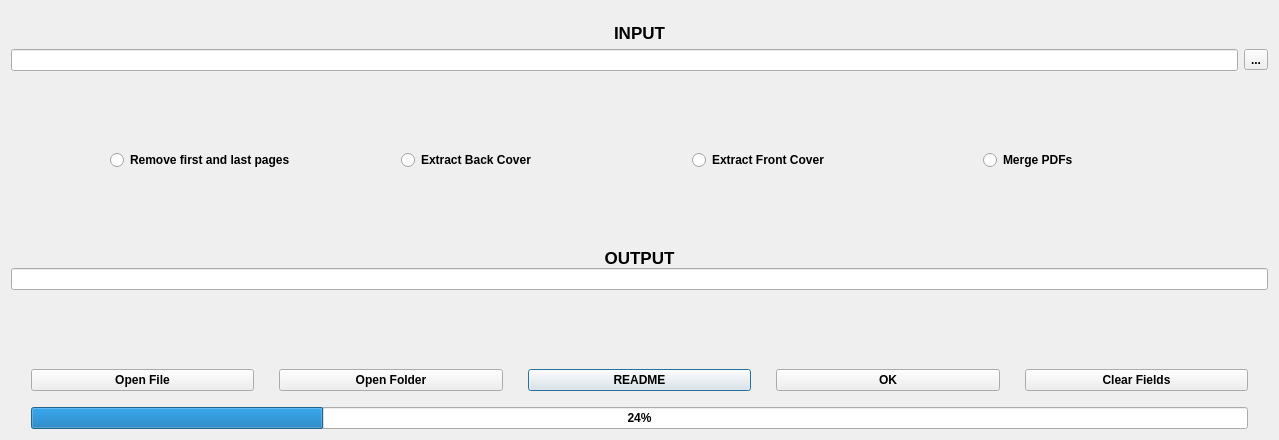
<?xml version="1.0" encoding="UTF-8"?>
<ui version="4.0">
 <class>Dialog</class>
 <widget class="QDialog" name="Dialog">
  <property name="geometry">
   <rect>
    <x>0</x>
    <y>0</y>
    <width>1279</width>
    <height>440</height>
   </rect>
  </property>
  <property name="minimumSize">
   <size>
    <width>1279</width>
    <height>440</height>
   </size>
  </property>
  <property name="maximumSize">
   <size>
    <width>1279</width>
    <height>440</height>
   </size>
  </property>
  <property name="windowTitle">
   <string>Dialog</string>
  </property>
  <layout class="QVBoxLayout" name="verticalLayout_3">
   <item>
    <layout class="QVBoxLayout" name="verticalLayout_2">
     <property name="topMargin">
      <number>12</number>
     </property>
     <item>
      <widget class="QLabel" name="label_4">
       <property name="sizePolicy">
        <sizepolicy hsizetype="Ignored" vsizetype="Fixed">
         <horstretch>0</horstretch>
         <verstretch>0</verstretch>
        </sizepolicy>
       </property>
       <property name="font">
        <font>
         <pointsize>13</pointsize>
         <weight>75</weight>
         <bold>true</bold>
        </font>
       </property>
       <property name="text">
        <string>INPUT</string>
       </property>
       <property name="scaledContents">
        <bool>true</bool>
       </property>
       <property name="alignment">
        <set>Qt::AlignBottom|Qt::AlignHCenter</set>
       </property>
      </widget>
     </item>
     <item>
      <layout class="QHBoxLayout" name="horizontalLayout">
       <item>
        <widget class="QLineEdit" name="Folder">
         <property name="sizePolicy">
          <sizepolicy hsizetype="Expanding" vsizetype="Fixed">
           <horstretch>0</horstretch>
           <verstretch>0</verstretch>
          </sizepolicy>
         </property>
         <property name="font">
          <font>
           <weight>75</weight>
           <bold>true</bold>
          </font>
         </property>
        </widget>
       </item>
       <item alignment="Qt::AlignHCenter">
        <widget class="QToolButton" name="FolderSelector">
         <property name="sizePolicy">
          <sizepolicy hsizetype="MinimumExpanding" vsizetype="Maximum">
           <horstretch>0</horstretch>
           <verstretch>0</verstretch>
          </sizepolicy>
         </property>
         <property name="font">
          <font>
           <weight>75</weight>
           <bold>true</bold>
          </font>
         </property>
         <property name="text">
          <string>...</string>
         </property>
        </widget>
       </item>
      </layout>
     </item>
    </layout>
   </item>
   <item>
    <spacer name="verticalSpacer_2">
     <property name="orientation">
      <enum>Qt::Vertical</enum>
     </property>
     <property name="sizeHint" stdset="0">
      <size>
       <width>20</width>
       <height>40</height>
      </size>
     </property>
    </spacer>
   </item>
   <item>
    <layout class="QHBoxLayout" name="horizontalLayout_2">
     <property name="sizeConstraint">
      <enum>QLayout::SetNoConstraint</enum>
     </property>
     <property name="leftMargin">
      <number>99</number>
     </property>
     <item>
      <widget class="QRadioButton" name="filterPages">
       <property name="sizePolicy">
        <sizepolicy hsizetype="MinimumExpanding" vsizetype="Fixed">
         <horstretch>0</horstretch>
         <verstretch>0</verstretch>
        </sizepolicy>
       </property>
       <property name="font">
        <font>
         <weight>75</weight>
         <bold>true</bold>
        </font>
       </property>
       <property name="autoFillBackground">
        <bool>false</bool>
       </property>
       <property name="text">
        <string>Remove first and last pages</string>
       </property>
       <attribute name="buttonGroup">
        <string notr="true">action</string>
       </attribute>
      </widget>
     </item>
     <item>
      <widget class="QRadioButton" name="backCover">
       <property name="sizePolicy">
        <sizepolicy hsizetype="MinimumExpanding" vsizetype="Fixed">
         <horstretch>0</horstretch>
         <verstretch>0</verstretch>
        </sizepolicy>
       </property>
       <property name="font">
        <font>
         <weight>75</weight>
         <bold>true</bold>
        </font>
       </property>
       <property name="text">
        <string>Extract Back Cover</string>
       </property>
       <attribute name="buttonGroup">
        <string notr="true">action</string>
       </attribute>
      </widget>
     </item>
     <item>
      <widget class="QRadioButton" name="frontCover">
       <property name="sizePolicy">
        <sizepolicy hsizetype="MinimumExpanding" vsizetype="Fixed">
         <horstretch>0</horstretch>
         <verstretch>0</verstretch>
        </sizepolicy>
       </property>
       <property name="font">
        <font>
         <weight>75</weight>
         <bold>true</bold>
        </font>
       </property>
       <property name="text">
        <string>Extract Front Cover</string>
       </property>
       <attribute name="buttonGroup">
        <string notr="true">action</string>
       </attribute>
      </widget>
     </item>
     <item>
      <widget class="QRadioButton" name="mergePdfs">
       <property name="sizePolicy">
        <sizepolicy hsizetype="MinimumExpanding" vsizetype="Fixed">
         <horstretch>0</horstretch>
         <verstretch>0</verstretch>
        </sizepolicy>
       </property>
       <property name="font">
        <font>
         <weight>75</weight>
         <bold>true</bold>
        </font>
       </property>
       <property name="text">
        <string>Merge PDFs</string>
       </property>
       <attribute name="buttonGroup">
        <string notr="true">action</string>
       </attribute>
      </widget>
     </item>
    </layout>
   </item>
   <item>
    <spacer name="verticalSpacer_3">
     <property name="orientation">
      <enum>Qt::Vertical</enum>
     </property>
     <property name="sizeType">
      <enum>QSizePolicy::Expanding</enum>
     </property>
     <property name="sizeHint" stdset="0">
      <size>
       <width>20</width>
       <height>30</height>
      </size>
     </property>
    </spacer>
   </item>
   <item>
    <layout class="QVBoxLayout" name="verticalLayout">
     <property name="spacing">
      <number>0</number>
     </property>
     <item>
      <widget class="QLabel" name="label_5">
       <property name="sizePolicy">
        <sizepolicy hsizetype="Minimum" vsizetype="Maximum">
         <horstretch>0</horstretch>
         <verstretch>0</verstretch>
        </sizepolicy>
       </property>
       <property name="font">
        <font>
         <pointsize>13</pointsize>
         <weight>75</weight>
         <bold>true</bold>
        </font>
       </property>
       <property name="text">
        <string>OUTPUT</string>
       </property>
       <property name="scaledContents">
        <bool>true</bool>
       </property>
       <property name="alignment">
        <set>Qt::AlignCenter</set>
       </property>
      </widget>
     </item>
     <item>
      <widget class="QLineEdit" name="OutputBox">
       <property name="sizePolicy">
        <sizepolicy hsizetype="Minimum" vsizetype="Minimum">
         <horstretch>0</horstretch>
         <verstretch>0</verstretch>
        </sizepolicy>
       </property>
       <property name="font">
        <font>
         <weight>75</weight>
         <bold>true</bold>
        </font>
       </property>
       <property name="alignment">
        <set>Qt::AlignJustify|Qt::AlignVCenter</set>
       </property>
      </widget>
     </item>
    </layout>
   </item>
   <item>
    <spacer name="verticalSpacer">
     <property name="orientation">
      <enum>Qt::Vertical</enum>
     </property>
     <property name="sizeHint" stdset="0">
      <size>
       <width>20</width>
       <height>40</height>
      </size>
     </property>
    </spacer>
   </item>
   <item>
    <layout class="QGridLayout" name="gridLayout_2" columnstretch="0,0,0,0,0">
     <property name="sizeConstraint">
      <enum>QLayout::SetNoConstraint</enum>
     </property>
     <property name="leftMargin">
      <number>20</number>
     </property>
     <property name="topMargin">
      <number>0</number>
     </property>
     <property name="rightMargin">
      <number>20</number>
     </property>
     <property name="horizontalSpacing">
      <number>25</number>
     </property>
     <item row="0" column="2">
      <widget class="QPushButton" name="README">
       <property name="font">
        <font>
         <weight>75</weight>
         <bold>true</bold>
        </font>
       </property>
       <property name="text">
        <string>README</string>
       </property>
      </widget>
     </item>
     <item row="0" column="0">
      <widget class="QPushButton" name="OpenFile">
       <property name="font">
        <font>
         <weight>75</weight>
         <bold>true</bold>
         <strikeout>false</strikeout>
        </font>
       </property>
       <property name="focusPolicy">
        <enum>Qt::StrongFocus</enum>
       </property>
       <property name="text">
        <string>Open File</string>
       </property>
       <property name="checkable">
        <bool>false</bool>
       </property>
      </widget>
     </item>
     <item row="0" column="1">
      <widget class="QPushButton" name="OpenFolder">
       <property name="font">
        <font>
         <weight>75</weight>
         <bold>true</bold>
        </font>
       </property>
       <property name="text">
        <string>Open Folder</string>
       </property>
      </widget>
     </item>
     <item row="0" column="3">
      <widget class="QPushButton" name="OK">
       <property name="font">
        <font>
         <weight>75</weight>
         <bold>true</bold>
        </font>
       </property>
       <property name="text">
        <string>OK</string>
       </property>
      </widget>
     </item>
     <item row="0" column="4">
      <widget class="QPushButton" name="ClearFields">
       <property name="font">
        <font>
         <weight>75</weight>
         <bold>true</bold>
        </font>
       </property>
       <property name="text">
        <string>Clear Fields</string>
       </property>
      </widget>
     </item>
     <item row="1" column="2">
      <spacer name="verticalSpacer_4">
       <property name="orientation">
        <enum>Qt::Vertical</enum>
       </property>
       <property name="sizeType">
        <enum>QSizePolicy::Fixed</enum>
       </property>
       <property name="sizeHint" stdset="0">
        <size>
         <width>20</width>
         <height>10</height>
        </size>
       </property>
      </spacer>
     </item>
     <item row="2" column="0" colspan="5">
      <widget class="QProgressBar" name="progressBar">
       <property name="sizePolicy">
        <sizepolicy hsizetype="Expanding" vsizetype="Fixed">
         <horstretch>0</horstretch>
         <verstretch>0</verstretch>
        </sizepolicy>
       </property>
       <property name="font">
        <font>
         <weight>75</weight>
         <bold>true</bold>
        </font>
       </property>
       <property name="value">
        <number>24</number>
       </property>
       <property name="alignment">
        <set>Qt::AlignCenter</set>
       </property>
       <property name="textDirection">
        <enum>QProgressBar::TopToBottom</enum>
       </property>
      </widget>
     </item>
    </layout>
   </item>
   <item>
    <layout class="QVBoxLayout" name="verticalLayout_4">
     <property name="sizeConstraint">
      <enum>QLayout::SetDefaultConstraint</enum>
     </property>
    </layout>
   </item>
  </layout>
 </widget>
 <tabstops>
  <tabstop>README</tabstop>
  <tabstop>ClearFields</tabstop>
  <tabstop>OK</tabstop>
  <tabstop>OpenFolder</tabstop>
  <tabstop>OpenFile</tabstop>
 </tabstops>
 <resources/>
 <connections/>
 <buttongroups>
  <buttongroup name="action"/>
 </buttongroups>
</ui>
